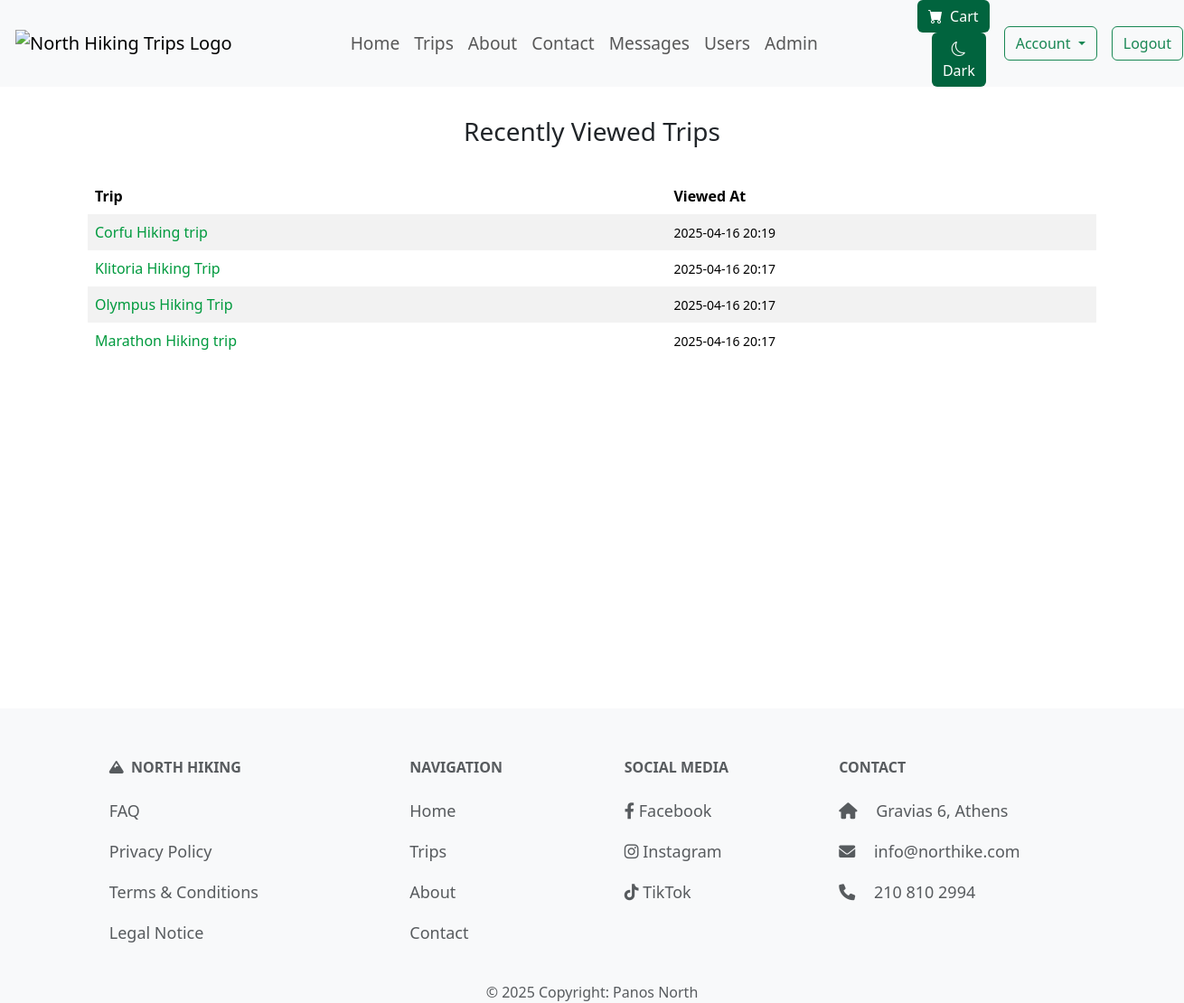
Page /users/account/activity/ (signed in) on the committed database.
### trips/models.py (models this page shows, shortened)
class ViewedTrip(models.Model):
    user = models.ForeignKey(User, on_delete=models.CASCADE, related_name='viewed_trips')
    trip = models.ForeignKey('Trip', on_delete=models.CASCADE, related_name='viewed_by')
    viewed_at = models.DateTimeField(auto_now_add=True)
    class Meta:
        unique_together = ('user', 'trip')

class Trip(models.Model):
    DIFFICULTY_LEVELS = [
        ('Easy', 'Easy'),
        ('Moderate', 'Moderate'),
        ('Hard', 'Hard'),
        ('Extreme', 'Extreme')
    ]
    TERRAIN_TYPES = [
        ('Forest', 'Forest'),
        ('Mountain', 'Mountain'),
        ('Beach', 'Beach'),
        ('Urban', 'Urban'),
    ]
    title = models.CharField(max_length=60, unique=True)
    location = models.CharField(max_length=40)
    difficulty = models.CharField(max_length=10, choices=DIFFICULTY_LEVELS)
    distance = models.DecimalField(max_digits=5, decimal_places=1, validators=[MinValueValidator(0), MaxValueValidator(1000000)])
    terrain = models.CharField(max_length=20, choices=TERRAIN_TYPES)
    price = models.DecimalField(max_digits=8, decimal_places=2, validators=[MinValueValidator(0)])
    start_date = models.DateField(validators=[validate_future_date])
    end_date = models.DateField(validators=[validate_future_date])
    altitude_difference = models.PositiveIntegerField(validators=[MinValueValidator(1)])
    hiking_duration = models.PositiveIntegerField(validators=[MinValueValidator(1)])
    max_participants = models.PositiveIntegerField(validators=[MinValueValidator(1), MaxValueValidator(99)])
    description = models.TextField(max_length=500)
    image = models.ImageField(default='default.png', blank=True, null=True)
    guide = models.ForeignKey('Guide', on_delete=models.SET_NULL, null=True, blank=True, related_name='trip_guides'
    )
    slug = models.SlugField(unique=True, null=True, blank=True, editable=False)

### users/views.py (the view)
# urls.py: path('account/activity/', views.my_activity, name='account-activity'),
@login_required
def my_activity(request):
    recent_views = ViewedTrip.objects.filter(user=request.user).order_by('-viewed_at')[:10]
    return render(request, 'users/my_activity.html', {'recent_views': recent_views})

### trips/context_processors.py (called while the page is built)
def cart_item_count(request):
    if request.user.is_authenticated:
        count = CartItem.objects.filter(user=request.user).count()
        return {'cart_item_count': count}
    return {'cart_item_count': 0}

### users/templates/users/my_activity.html (shortened to what this page needs)
{% extends "layout.html" %}
{% block content %}
<div class="margin30 short-layout-body">
    <section class="container short-layout-wrapper">
        <h2 class="normal_title">Recently Viewed Trips</h2>
        {% if recent_views %}
            <table class="table table-hover table-striped table-borderless roundtable">
                <thead >
                    <tr>
                        <th>Trip</th>
                        <th>Viewed At</th>
                    </tr>
                </thead>
                <tbody>
                    {% for view in recent_views %}
                        <tr>
                            <td><a href="{% url 'trips:page' slug=view.trip.slug %}">{{ view.trip.title }}</a></td>
                            <td><small>{{ view.viewed_at|date:"Y-m-d H:i" }}</small></td>
                        </tr>
                    {% endfor %}
                </tbody>
            </table>
        {% else %}
            <p>You haven't viewed any trips yet.</p>
        {% endif %}
    </section>
    </div>
{% endblock %}

### static/css/styles.css (style rules this page uses)
h2 { font-size: 28px; margin-bottom: 15px; }
a { color: #009a3e; ; }
.normal_title { text-align: center; margin-top: 3%; margin-bottom: 3%; }
.margin30 { margin-left: 30%; margin-right: 30%; }
::placeholder { color: #6c757d; }
.roundtable { border-radius: 12px; overflow: hidden; }
td a { text-decoration: none; color: #009a3e; font-weight: 500; }
.short-layout-body { height: 100%; margin: 0; }
.short-layout-wrapper { min-height: 80vh; display: flex; flex-direction: column; }

### rows in the picture
ViewedTrip: trip "Corfu Hiking trip", viewed_at "2025-04-16 20:19"
ViewedTrip: trip "Klitoria Hiking Trip", viewed_at "2025-04-16 20:17"
ViewedTrip: trip "Olympus Hiking Trip", viewed_at "2025-04-16 20:17"
ViewedTrip: trip "Marathon Hiking trip", viewed_at "2025-04-16 20:17"
